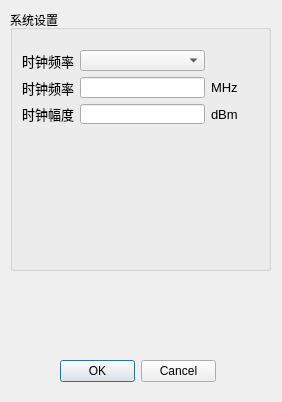
<?xml version="1.0" encoding="UTF-8"?>
<ui version="4.0">
 <class>SignalSettingsDialogClass</class>
 <widget class="QDialog" name="SignalSettingsDialogClass">
  <property name="geometry">
   <rect>
    <x>0</x>
    <y>0</y>
    <width>282</width>
    <height>402</height>
   </rect>
  </property>
  <property name="windowTitle">
   <string>时钟信号设置</string>
  </property>
  <widget class="QDialogButtonBox" name="buttonBox">
   <property name="geometry">
    <rect>
     <x>60</x>
     <y>360</y>
     <width>156</width>
     <height>23</height>
    </rect>
   </property>
   <property name="orientation">
    <enum>Qt::Horizontal</enum>
   </property>
   <property name="standardButtons">
    <set>QDialogButtonBox::Cancel|QDialogButtonBox::Ok</set>
   </property>
  </widget>
  <widget class="QGroupBox" name="groupBox">
   <property name="geometry">
    <rect>
     <x>10</x>
     <y>10</y>
     <width>261</width>
     <height>261</height>
    </rect>
   </property>
   <property name="title">
    <string>系统设置</string>
   </property>
   <widget class="QWidget" name="">
    <property name="geometry">
     <rect>
      <x>2</x>
      <y>40</y>
      <width>261</width>
      <height>74</height>
     </rect>
    </property>
    <layout class="QGridLayout" name="gridLayout">
     <item row="0" column="0">
      <widget class="QLabel" name="labl_17">
       <property name="font">
        <font>
         <family>Arial</family>
         <pointsize>10</pointsize>
        </font>
       </property>
       <property name="text">
        <string>时钟频率</string>
       </property>
       <property name="alignment">
        <set>Qt::AlignRight|Qt::AlignTrailing|Qt::AlignVCenter</set>
       </property>
      </widget>
     </item>
     <item row="2" column="0">
      <widget class="QLabel" name="labl_23">
       <property name="font">
        <font>
         <family>Arial</family>
         <pointsize>10</pointsize>
        </font>
       </property>
       <property name="text">
        <string>时钟幅度</string>
       </property>
       <property name="alignment">
        <set>Qt::AlignRight|Qt::AlignTrailing|Qt::AlignVCenter</set>
       </property>
      </widget>
     </item>
     <item row="1" column="0">
      <widget class="QLabel" name="labl_16">
       <property name="font">
        <font>
         <family>Arial</family>
         <pointsize>10</pointsize>
        </font>
       </property>
       <property name="text">
        <string>时钟频率</string>
       </property>
       <property name="alignment">
        <set>Qt::AlignRight|Qt::AlignTrailing|Qt::AlignVCenter</set>
       </property>
      </widget>
     </item>
     <item row="1" column="1" colspan="2">
      <widget class="QLineEdit" name="clockFreqMHzLineEdit">
       <property name="sizePolicy">
        <sizepolicy hsizetype="Preferred" vsizetype="Fixed">
         <horstretch>0</horstretch>
         <verstretch>0</verstretch>
        </sizepolicy>
       </property>
      </widget>
     </item>
     <item row="1" column="3">
      <widget class="QLabel" name="labl_25">
       <property name="sizePolicy">
        <sizepolicy hsizetype="Minimum" vsizetype="Preferred">
         <horstretch>0</horstretch>
         <verstretch>0</verstretch>
        </sizepolicy>
       </property>
       <property name="font">
        <font>
         <family>Arial</family>
         <pointsize>10</pointsize>
        </font>
       </property>
       <property name="text">
        <string>MHz</string>
       </property>
      </widget>
     </item>
     <item row="2" column="3">
      <widget class="QLabel" name="labl_19">
       <property name="sizePolicy">
        <sizepolicy hsizetype="Minimum" vsizetype="Preferred">
         <horstretch>0</horstretch>
         <verstretch>0</verstretch>
        </sizepolicy>
       </property>
       <property name="font">
        <font>
         <family>Arial</family>
         <pointsize>10</pointsize>
        </font>
       </property>
       <property name="text">
        <string>dBm</string>
       </property>
      </widget>
     </item>
     <item row="2" column="1" colspan="2">
      <widget class="QLineEdit" name="clockPowerLineEdit">
       <property name="sizePolicy">
        <sizepolicy hsizetype="Preferred" vsizetype="Fixed">
         <horstretch>0</horstretch>
         <verstretch>0</verstretch>
        </sizepolicy>
       </property>
      </widget>
     </item>
     <item row="0" column="1" colspan="2">
      <widget class="QComboBox" name="comboBox"/>
     </item>
    </layout>
   </widget>
  </widget>
 </widget>
 <resources/>
 <connections>
  <connection>
   <sender>buttonBox</sender>
   <signal>accepted()</signal>
   <receiver>SignalSettingsDialogClass</receiver>
   <slot>accept()</slot>
   <hints>
    <hint type="sourcelabel">
     <x>248</x>
     <y>254</y>
    </hint>
    <hint type="destinationlabel">
     <x>157</x>
     <y>274</y>
    </hint>
   </hints>
  </connection>
  <connection>
   <sender>buttonBox</sender>
   <signal>rejected()</signal>
   <receiver>SignalSettingsDialogClass</receiver>
   <slot>reject()</slot>
   <hints>
    <hint type="sourcelabel">
     <x>316</x>
     <y>260</y>
    </hint>
    <hint type="destinationlabel">
     <x>286</x>
     <y>274</y>
    </hint>
   </hints>
  </connection>
 </connections>
</ui>
